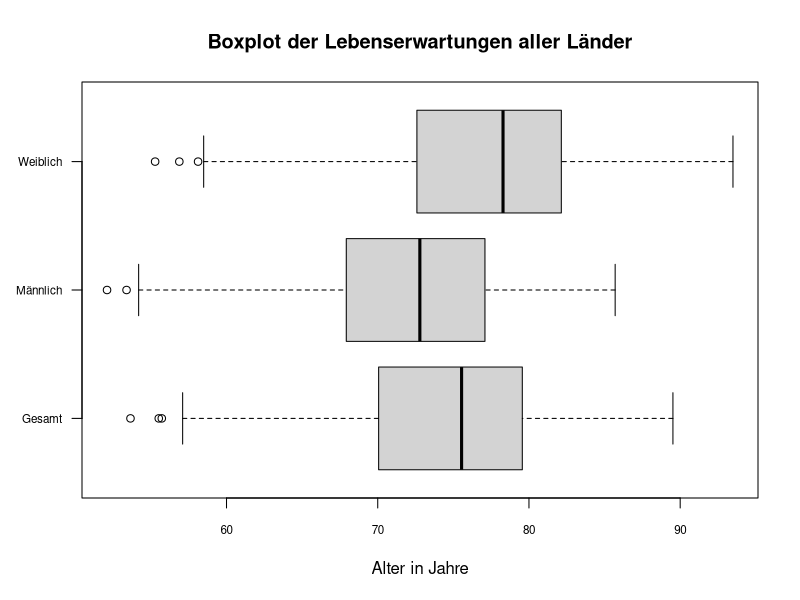
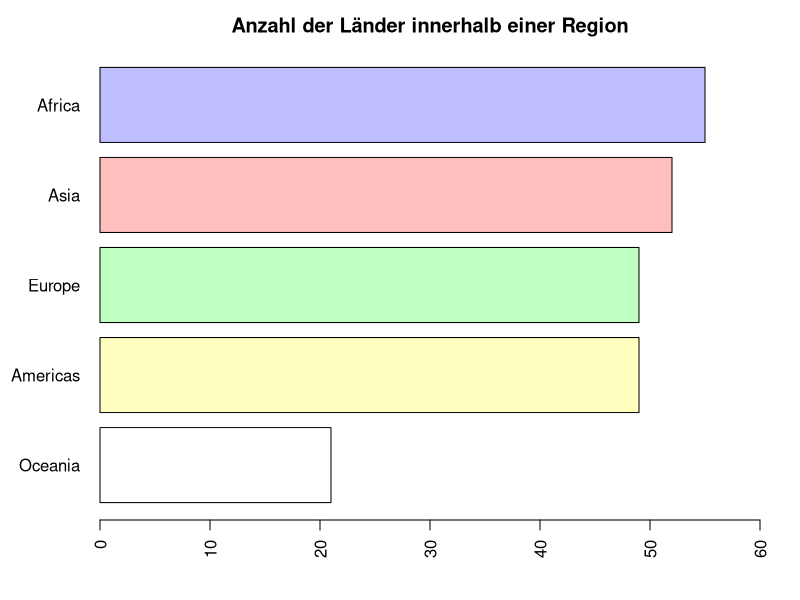
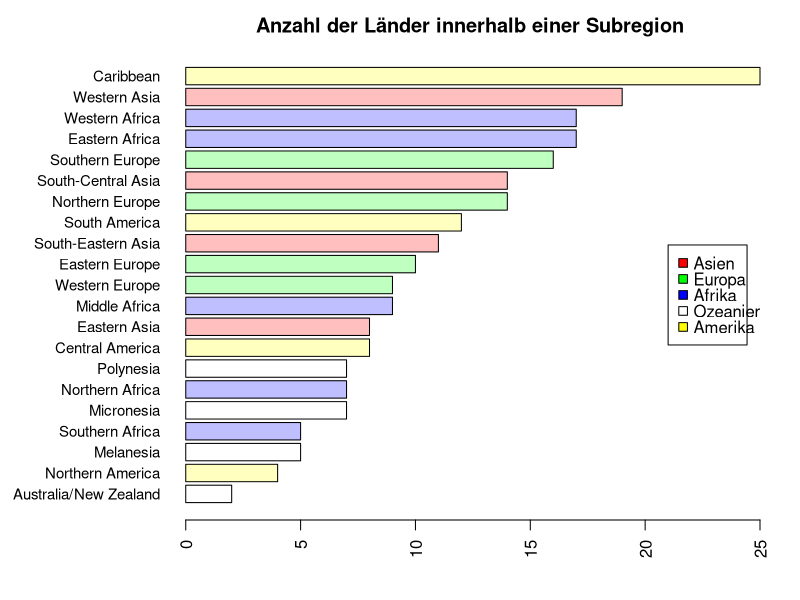
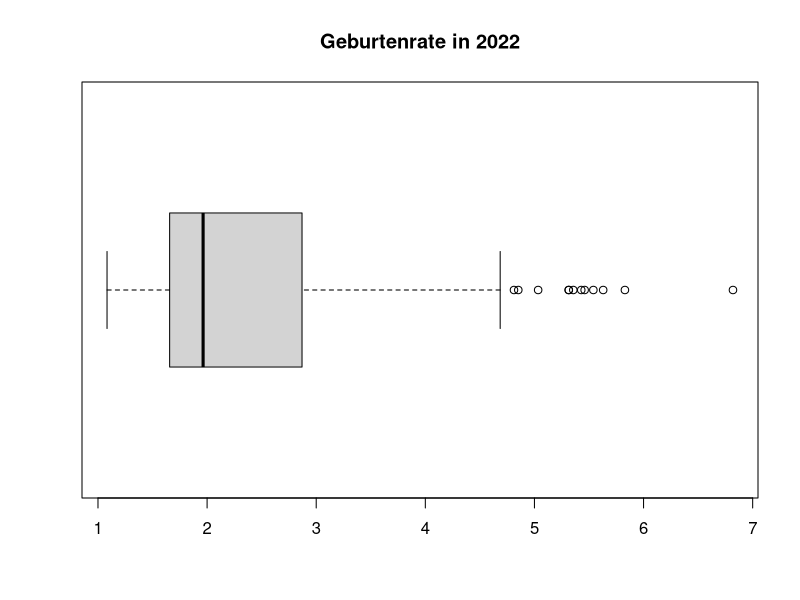
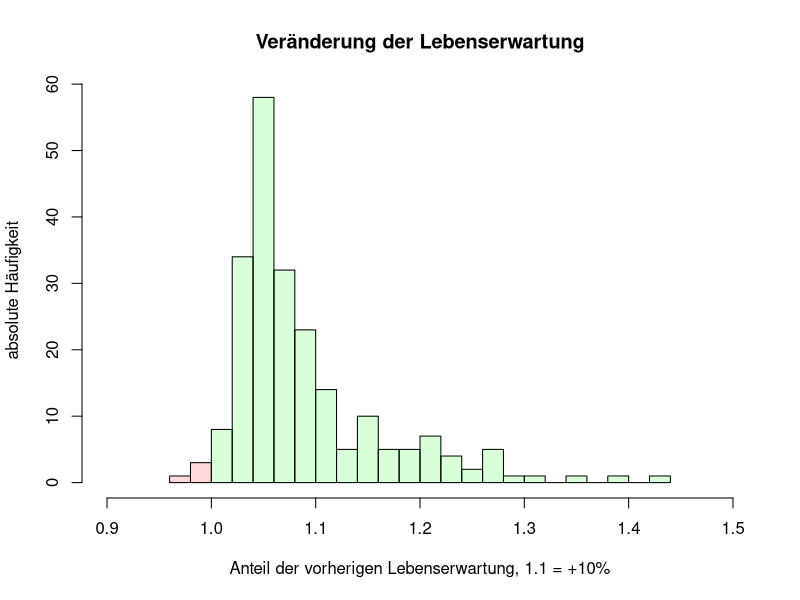
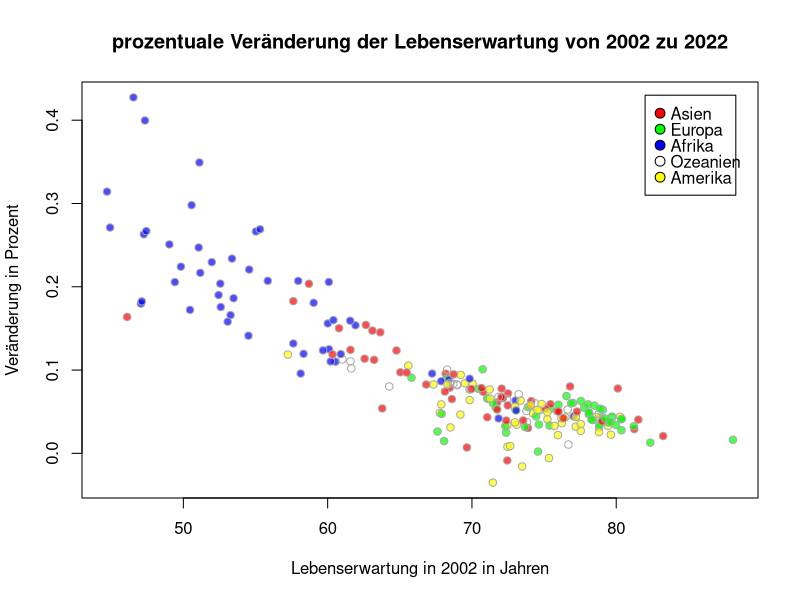
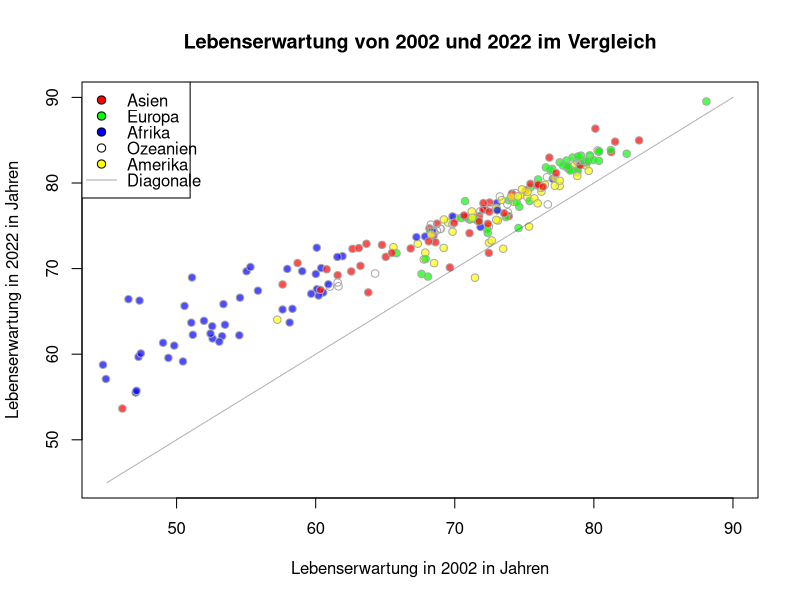

Source code (R) for these figures, in order:
library(scales)
library(dplyr)

data = read.csv("census_2022_2002.csv")
data = data[ - c(429,430),] # USA entfernen da NA

data22 = data[data$Year == 2022,]
data02 = data[data$Year == 2002,]
# Daten zu 2022 (fuer 1 bis 3)

data02_clean = na.omit(data02) 
data22_clean = semi_join(data22, data02_clean, by= "Country")
# Daten wenn beide Jahre existieren (fuer 4)

#### allgemeine Variablen:
mar_def = c(5, 4, 4, 2) + 0.1 # Default-Margin
region_cols = c("Asia" = "red", "Europe" = "green", "Africa" = "blue", "Oceania" = NA, "Americas" = "yellow")
region_names = c("Asien", "Europa", "Afrika", "Ozeanien", "Amerika")


####
# Box-Plots der drei Lebenserwartung-Kennzahlen von 2022
boxplot(data22$Life_Expectancy_Overall, data22$Life_Expectancy_Male, data22$Life_Expectancy_Female, 
        names = c("Gesamt","Männlich","Weiblich"), las = 1, cex.axis = 0.7, main = "Boxplot der Lebenserwartungen aller Länder",
        xlab = "Alter in Jahre", horizontal = T)


# Bar-Plot der Haeufigkeiten der Regionen/Subregionen
par(mar=c(4, 5, 2.5, 2))
RegionTable = sort(table(data22$Region), decreasing = F)
barplot(RegionTable, col = alpha(region_cols[names(RegionTable)],0.25), xlim = c(0,60), horiz = T, las = 2,
        main = "Anzahl der Länder innerhalb einer Region")
par(mar=mar_def)

par(mar=c(4, 9, 2.5, 2))
SubregionTable = sort(table(data22$Subregion), decreasing = F)
barplot(SubregionTable, col = alpha(region_cols[data22$Region[match(names(SubregionTable), data22$Subregion)]],0.25),
        las = 2, cex.names = 0.9, horiz = T, main = "Anzahl der Länder innerhalb einer Subregion")
legend(21, 15, legend = region_names, pt.bg = region_cols, pch = 22, col = "black", 
       pt.cex = 1.3, text.width = 2, x.intersp = 0.7, y.intersp = 0.8)
par(mar=mar_def)

# Box-Plot der Geburtenrate in 2022
boxplot(data22$Total_Fertility_Rate, horizontal = T, main = "Geburtenrate in 2022")


#### 4 - Jahresvergleich
Life_Expectancy_Change = (data22_clean$Life_Expectancy_Overall - data02_clean$Life_Expectancy_Overall) / data02_clean$Life_Expectancy_Overall
# Histogramm der Veraenderung der Lebenserwartung
histcols = alpha(c("red","red",rep("green",22)),0.15)
hist(Life_Expectancy_Change + 1, xlim = c(0.9,1.5), breaks = 20, col = histcols,
     xlab = "Anteil der vorherigen Lebenserwartung, 1.1 = +10%", ylab = "absolute Häufigkeit", main = "Veränderung der Lebenserwartung", )
  # TODO: xlab / main muss verbessert werden, so nicht aussagekräftig genug

# Scatterplot der Lebenserwartung in 2002 gegen die Veraenderung der Lebensrate
plot(data02_clean$Life_Expectancy_Overall,Life_Expectancy_Change, bg = alpha(region_cols[data02_clean$Region],0.7), pch = 21, col = "darkgrey",
     xlab = "Lebenserwartung in 2002 in Jahren", ylab = "Veränderung in Prozent", 
     main = "prozentuale Veränderung der Lebenserwartung von 2002 zu 2022")
legend(82, 0.43, legend = region_names, pt.bg = region_cols, pch = 21, col = "black", 
       pt.cex = 1.3, text.width = 4, x.intersp = 0.7, y.intersp = 0.8)

# Scatterplot der Lebenserwartung in 2002 gegen die Lebenserwartung in 2022             ## auskommentiert: Variante mit seperaten Symbolen
  # region_symb = c("Asia" = 16, "Europe" = 17, "Africa" = 18, "Oceania" = 20, "Americas" = 19) 
plot(data02_clean$Life_Expectancy_Overall,data22_clean$Life_Expectancy_Overall,
      #pch = region_symb[data02_clean$Region], col = alpha(region_cols[data02_clean$Region],0.7), 
     bg = alpha(region_cols[data02_clean$Region],0.7), pch = 21, col ="darkgrey",
     xlim = c(45,90), ylim = c(45,90), xlab = "Lebenserwartung in 2002 in Jahren", ylab = "Lebenserwartung in 2022 in Jahren", 
     main = "Lebenserwartung von 2002 und 2022 im Vergleich")
points(45:90, 45:90, type = "l", col = grey(0,0.3) )
legend("topleft", legend = c(region_names,"Diagonale"),
       #pch = c(16,17,18,20,19,NA),lty = c(rep(NA,5),1), col = c(region_cols,"darkgrey"),
       pch = c(rep(21,5),NA), lty = c(rep(NA,5),1), pt.bg = region_cols, col = c(rep("black",5),"darkgrey"),
       pt.cex = 1.1, text.width = 4, x.intersp = 0.7, y.intersp = 0.8)
